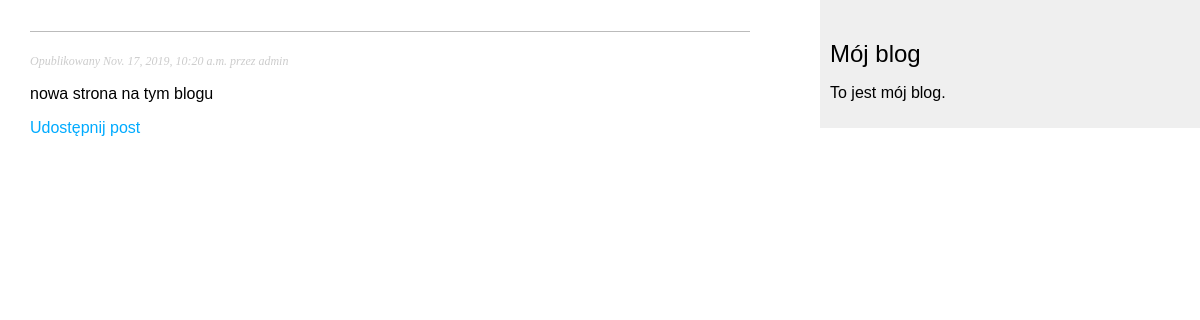
The page /blog/2019/11/17/nowa-strona-123/ on the database its author committed.
### blog/models.py (models this page shows, shortened)
class Post(models.Model):
    STATUS_CHOICES = (
        ('draft', 'Draft') ,
        ('published' , 'Published') ,
    )
    objects = models.Manager()  # manager domyślny
    published = PublishedManager()  # manager niestandardowy
    title = models.CharField(max_length=250)
    slug = models.SlugField(max_length=250,
                            unique_for_date='publish')
    author = models.ForeignKey(User,
                               on_delete=models.CASCADE,
                               related_name='blog_posts')
    body = models.TextField()
    publish = models.DateTimeField(default=timezone.now)
    created = models.DateTimeField(auto_now_add=True)
    updated = models.DateTimeField(auto_now=True)
    status = models.CharField(max_length=10,
                              choices=STATUS_CHOICES,
                              default='draft')
    class Meta:
        ordering = ('-publish',)

### blog/views.py (the view)
def post_detail(request, year, month, day, post):
    post = get_object_or_404(Post, slug=post,
                             status='published',
                             publish__year=year,
                             publish__month=month,
                             publish__day=day)
    return render(request,
                  'blog/post/detail.html',
                  {'post': post})

### blog/templates/blog/post/detail.html (shortened to what this page needs)
{% extends "blog/base.html" %}
{% block content %}
  <h1>{{ podt.title }}</h1>
  <p class="date">
    Opublikowany {{ post.publish }} przez {{ post.author }}
    </p>
    {{ post.body|linebreaks }}
  <p>
    <a href="{% url "blog:post_share" post.id %}">
    Udostępnij post
    </a>
  </p>
{% endblock content %}

### blog/static/css/blog.css (style rules this page uses)
body { margin:0; padding:0; font-family:helvetica, sans-serif; }
a { color:#00abff; text-decoration:none; }
h1 { font-weight:normal; border-bottom:1px solid #bbb; padding:0 0 10px 0; }
p.date { color:#ccc; font-family: georgia, serif; font-size: 12px; font-style: italic; }

### rows shown on the page
Post: publish "Nov. 17, 2019, 10:20 a.m.", author "admin", body "nowa strona na tym blogu"
